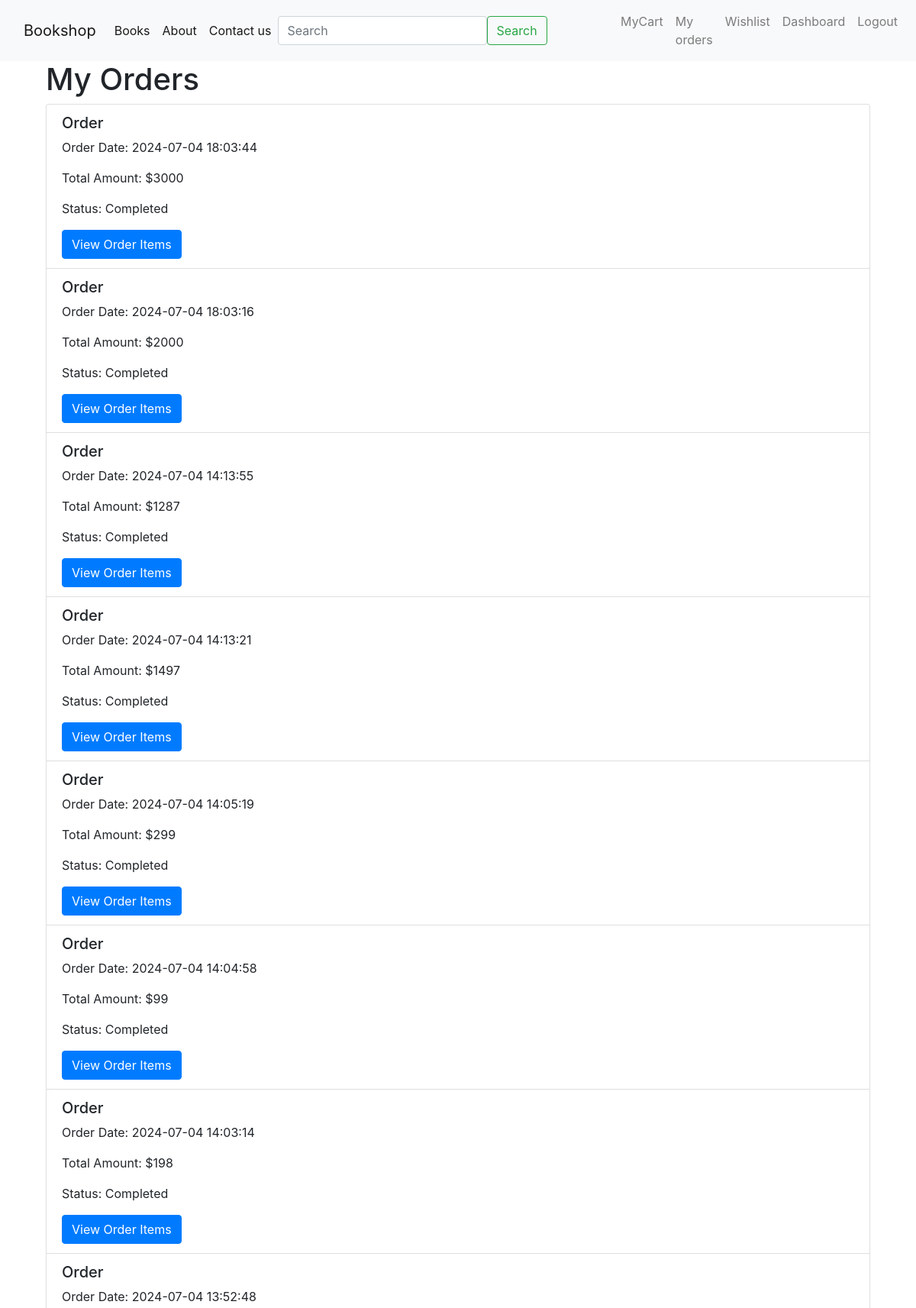
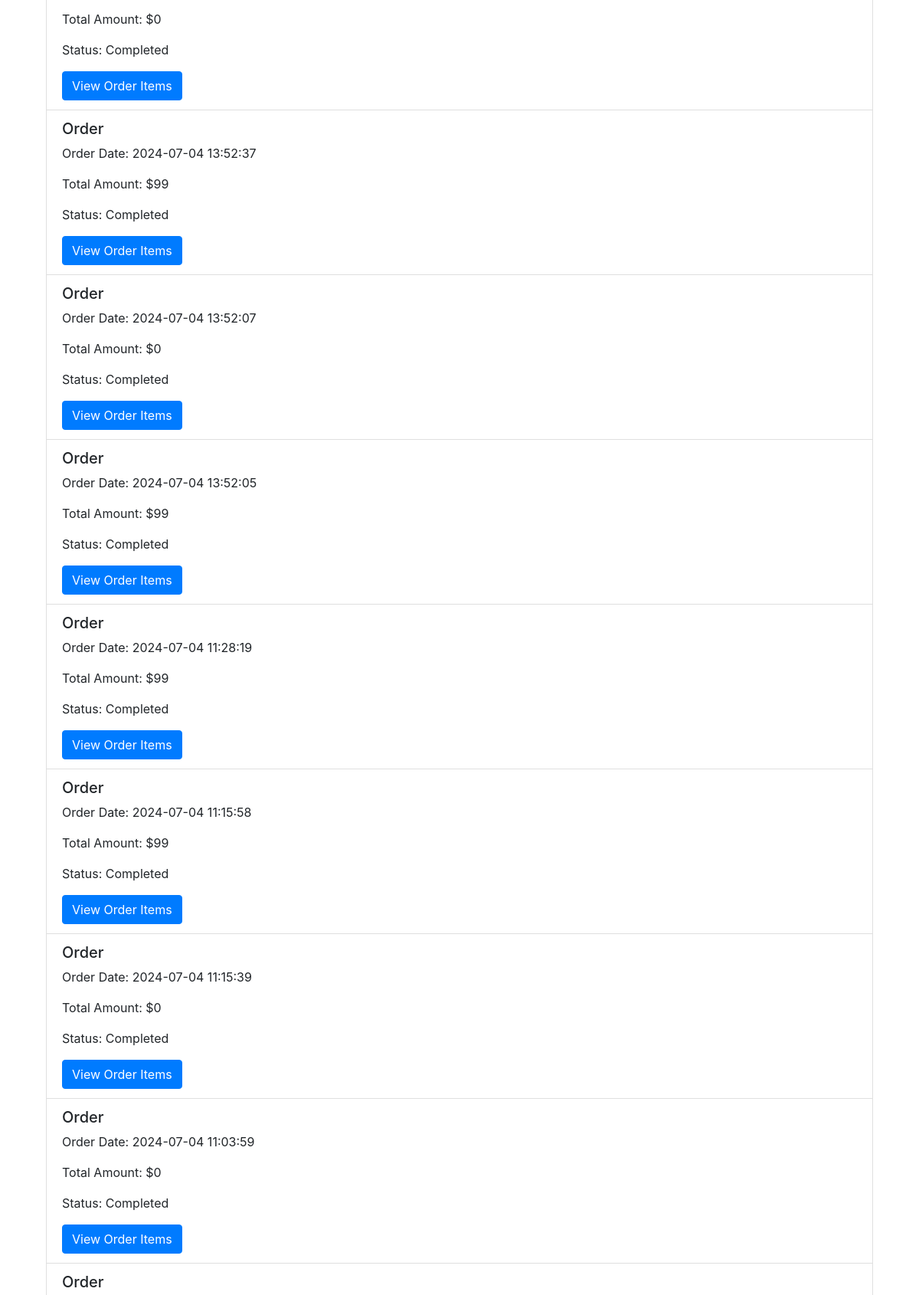
Page /orders (signed in, upper part) on the committed database (2 pictures, top to bottom).
### app.py (models this page shows)
class Orders(db.Model):
    __tablename__='orders'
    OrderID= db.Column(db.Integer, primary_key=True)
    UserID= db.Column(db.Integer,db.ForeignKey('users.UserID'), nullable=False)
    OrderDate= db.Column(db.DateTime, nullable=False)
    TotalAmount= db.Column(db.Integer,nullable=False)
    ShippingAddressID= db.Column(db.Integer,db.ForeignKey('addresses.AddressID'),nullable=False)
    BillingAddressID= db.Column(db.Integer,db.ForeignKey('addresses.AddressID'),nullable=False)
    OrderStatus= db.Column(db.String(20),nullable=False)

### app.py (the view)
@app.route('/orders')
def orders():
    if 'user_id' not in session:
        flash('Please log in first!', 'danger')
        return redirect(url_for('login'))
    user_id = session['user_id']
    orders = Orders.query.filter_by(UserID=user_id).order_by(Orders.OrderDate.desc()).all()
    return render_template('orders.html', orders=orders)

### templates/orders.html
{% extends 'base.html' %}
{% block body %}
<div class="container">
    <h1>My Orders</h1>
</div>
{% if orders %}
<div class="container">
    <ul class="list-group">
        {% for order in orders %}
        <li class="list-group-item">
            <h5>Order </h5>
            <p>Order Date: {{ order.OrderDate.strftime('%Y-%m-%d %H:%M:%S') }}</p>
            <p>Total Amount: ${{ order.TotalAmount }}</p>
            <p>Status: {{ order.OrderStatus }}</p>
            <a href="{{ url_for('order_items', order_id=order.OrderID) }}" class="btn btn-primary">View Order Items</a>
        </li>
        {% endfor %}
    </ul>
</div>
{% else %}
<p>No orders found.</p>
{% endif %}
{% endblock body %}

### templates/base.html (shortened to what this page needs)
<!doctype html>
<html lang="en">
  <head>
    <link rel="stylesheet" href="https://cdn.jsdelivr.net/npm/bootstrap@4.4.1/dist/css/bootstrap.min.css">
    <link href="https://cdn.jsdelivr.net/npm/bootstrap-icons/font/bootstrap-icons.css" rel="stylesheet">
  </head>
  <body>
    <header>
    <nav class="navbar navbar-expand-lg navbar-light bg-light">
        <div class="container">
            <a class="navbar-brand" href="/">Bookshop</a>
            <div id="navbar" class="navbar-collapse collapse">
                <ul class="navbar-nav ">
                    <li class="nav-item">
                        <a class="nav-link active" href="{{url_for('books')}}">Books</a>
                    </li>
                    <li class="nav-item">
                        <a class="nav-link active" href="/about">About</a>
                    </li>
                    <li class="nav-item">
                        <a class="nav-link active" href="/contactus">Contact us</a>
                    </li>
                </ul>
                <form class="d-flex" method="GET" action="{{ url_for('search') }}">
                    <input class="form-control me-2" type="search"  name="query" placeholder="Search" aria-label="Search">
                    <button class="btn btn-outline-success" type="submit">Search</button>
                </form>
            </div>
        </div>
        <ul class="navbar-nav ml-auto">
        {% if 'user_id' in session %}
        <li class="nav-item">
            <a class="nav-link" href="{{ url_for('mycart') }}">MyCart</a>
        </li>
        <li class="nav-item">
            <a class="nav-link" href="{{ url_for('orders') }}">My orders</a>
        </li>
        <li class="nav-item">
            <a class="nav-link" href="{{ url_for('wishlist') }}">Wishlist</a>
        </li>
        <li class="nav-item">
            <a class="nav-link" href="{{ url_for('dashboard') }}">Dashboard</a>
        </li>
        <li class="nav-item">
            <a class="nav-link" href="{{ url_for('logout') }}">Logout</a>
        </li>
        {% else %}
        <li class="nav-item">
            <a href="/login" > <button type="button" class="btn btn-light">Login/Signin</button></a>
        </li>
        {% endif %}
    </ul>
    </nav>
</header>
    <div class="container">
        {% block body %}
        {% endblock body %}
    </div>
</body>
</html>

### rows in the picture
Orders: OrderDate "2024-07-04 18:03:44", TotalAmount "3000", OrderStatus "Completed"
Orders: OrderDate "2024-07-04 18:03:16", TotalAmount "2000", OrderStatus "Completed"
Orders: OrderDate "2024-07-04 14:13:55", TotalAmount "1287", OrderStatus "Completed"
Orders: OrderDate "2024-07-04 14:13:21", TotalAmount "1497", OrderStatus "Completed"
Orders: OrderDate "2024-07-04 14:05:19", TotalAmount "299", OrderStatus "Completed"
Orders: OrderDate "2024-07-04 14:04:58", TotalAmount "99", OrderStatus "Completed"
Orders: OrderDate "2024-07-04 14:03:14", TotalAmount "198", OrderStatus "Completed"
Orders: OrderDate "2024-07-04 13:52:48", TotalAmount "0", OrderStatus "Completed"
Orders: OrderDate "2024-07-04 13:52:37", TotalAmount "99", OrderStatus "Completed"
Orders: OrderDate "2024-07-04 13:52:07", TotalAmount "0", OrderStatus "Completed"
Orders: OrderDate "2024-07-04 13:52:05", TotalAmount "99", OrderStatus "Completed"
Orders: OrderDate "2024-07-04 11:28:19", TotalAmount "99", OrderStatus "Completed"
Orders: OrderDate "2024-07-04 11:15:58", TotalAmount "99", OrderStatus "Completed"
Orders: OrderDate "2024-07-04 11:15:39", TotalAmount "0", OrderStatus "Completed"
Orders: OrderDate "2024-07-04 11:03:59", TotalAmount "0", OrderStatus "Completed"
